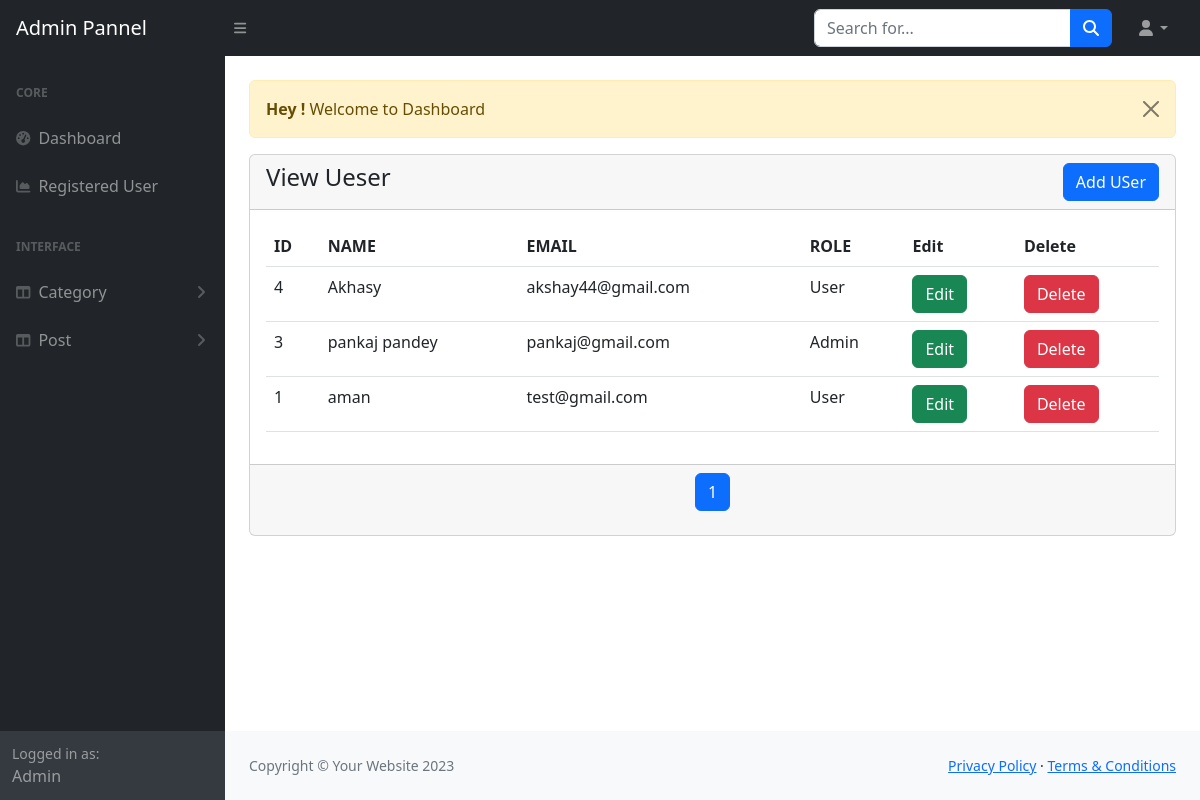
The page /admin/view-user.php (signed in) on the database its author committed.
### tables this page shows
CREATE TABLE `users` (
  `id` int(11) NOT NULL,
  `username` varchar(191) NOT NULL,
  `email` varchar(191) NOT NULL,
  `password` varchar(191) NOT NULL,
  `role` tinyint(11) NOT NULL DEFAULT 0
);

### admin/view-user.php (the view, shortened to what this page needs)
<?php
include('include/header.php');
?>
<div class="container-fluid px-4">
    <div class="row mt-4">
        <div class="col-md-12 mb-3">
            <?php include('message.php') ?>
            <div class="card">
                <div class="card-header">
                    <a href="add-user.php" class="btn btn-primary float-end">Add USer</a>
                    <h4>View Ueser</h4>
                </div>
                <div class="card-body">
                    <table class="table table-bodered table-stripe">
                        <thead>
                            <th>ID</th>
                            <th>NAME</th>
                            <th>EMAIL</th>
                            <th>ROLE</th>
                            <th>Edit</th>
                            <th>Delete</th>
                        </thead>
                        <tbody>
                            <?php
                   $limit = 3;
                   if(isset($_GET['page'])){
                       $page = $_GET['page'];
                   }else{
                    $page = 1;
                   }
                   $offset = ($page -1 ) *$limit;
                   $sql = "SELECT * FROM users ORDER BY id DESC LIMIT {$offset},{$limit}";
                   $run = mysqli_query($conn, $sql);
                   if(mysqli_num_rows($run ) > 0){
                    foreach($run as $row){
                        ?>
                            <tr>
                                <td><?= $row['id'];?></td>
                                <td><?= $row['username'];?></td>
                                <td><?= $row['email'];?></td>
                                <td>
                                    <?php
                            if($row['role'] == '1'){
                                echo "Admin";
                            }else{
                                echo "User";
                            }
                            ?>
                                </td>
                                <td><a href="edit-user.php?id=<?= $row['id']; ?>" class="btn btn-success">Edit</a></td>
                                <td>
                                    <form action="code.php" method="POST">
                                        <button value="<?= $row['id']; ?>" type="submit" name="user_delete"
                                            class="btn btn-danger">Delete</button>
                                    </form>
                                </td>
                            </tr>
                            <?php
                    }
                   }
                   ?>
                        </tbody>
                    </table>
                </div>
                <div class="card-footer">
                    <?php
        $sql = "SELECT * FROM users";
        $run = mysqli_query($conn, $sql);
        if(mysqli_num_rows($run ) > 0 ){
            $total_record = mysqli_num_rows($run);
            $total_page = ceil($total_record / $limit);
            echo '<ul class="pagination flex justify-content-center">';
            for($i = 1; $i <= $total_page; $i++){
                if($i == $page){
                    $active = "active";
                }else{
                    $active = "";
                }
            echo '<li class="page-item '.$active.'  "><a class="page-link" href="view-user.php?page= '.$i.' ">'.$i.'</a></li>';
            }
        echo '</ul>';
    }
        ?>
                </div>
            </div>
        </div>
    </div>
</div>
<?php
include('include/scripts.php');
include('include/footer.php');
?>

### rows shown on the page
users: id "4", username "Akhasy", email "akshay44@gmail.com", role "User"
users: id "3", username "pankaj pandey", email "pankaj@gmail.com", role "Admin"
users: id "1", username "aman", email "test@gmail.com", role "User"

### other values the page prints
$_SESSION['message'] "Welcome to Dashboard"
